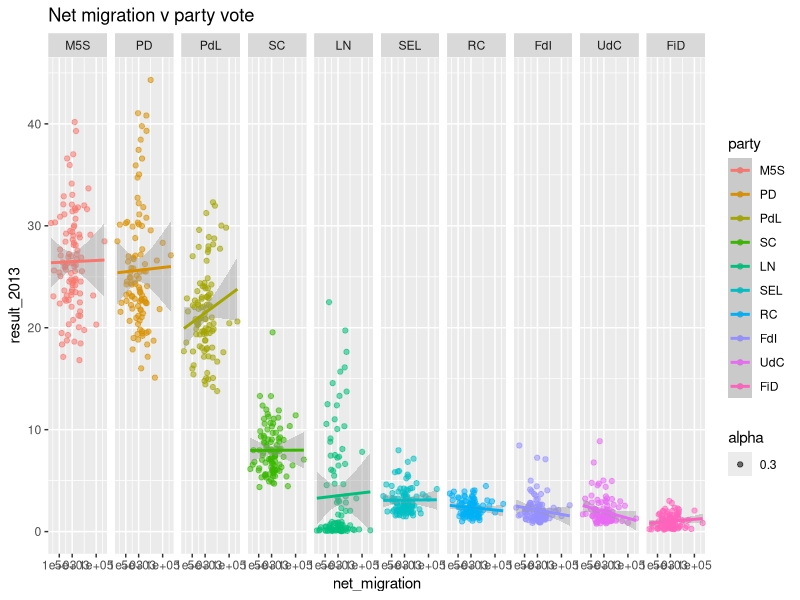

Here is the R script that generated this plot:
# load packages
library(readr)
library(dplyr)
library(ggplot2)
library(reshape2)
library(scales)
library(gridExtra)

############################################
# BELOW IS THE EXAMPLE FROM LAST WEDNESDAY #
############################################

# load 2013 results data
# rename columns and remove unused data points
results <- read_csv('data/2013_results.csv')
results.melt <- melt(results, id="Party")
names(results.melt) <- c("geo", "party", "result_2013")
results.melt$result_2013 <- as.numeric(as.character(results.melt$result_2013))
results.clean <- results.melt

# load net migration data
# pick only 2013 and remove unused data points
df <- read_csv('data/demo_r_gind3_1_Data.csv')
df.clean <- df %>% 
  filter(TIME == "2013") %>%
  select(-TIME, -`Flag and Footnotes`, -INDIC_DE)
names(df.clean) <- c("geo", "net_migration")

# merge the two datasets
df.merge <- merge(results.clean, df.clean, by="geo")

plot_migration <- df.merge %>% 
  group_by(geo, party) %>%
  ggplot(aes(x=net_migration,
             y=result_2013,
             color=party)) +
  geom_point(aes(alpha=0.3)) +
  scale_x_continuous(trans=log2_trans(),
                     breaks=c(0,1000,5000,100000)) +
  geom_smooth(method="lm") +
  facet_grid(. ~ party) +
  ggtitle("Net migration v party vote")

########################
# NOW IT IS YOUR TURN! #
########################
